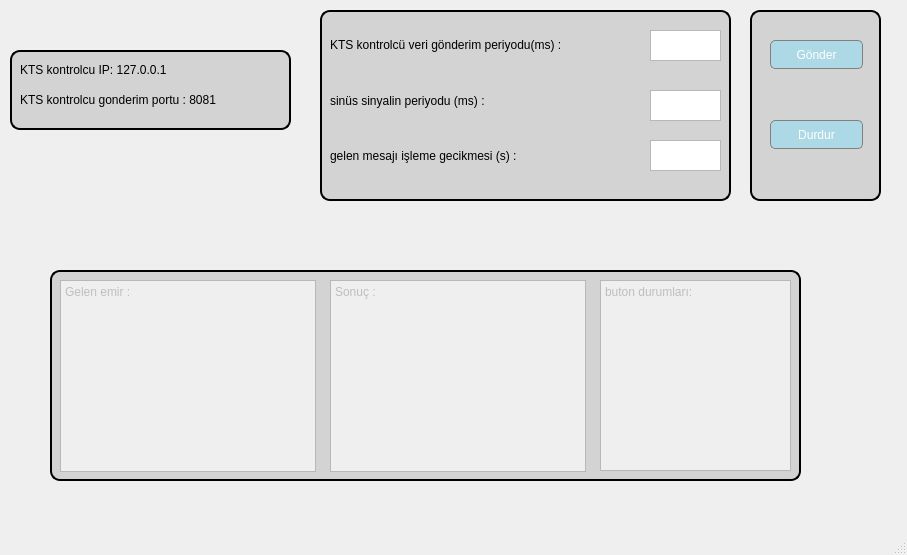
<?xml version="1.0" encoding="UTF-8"?>
<ui version="4.0">
 <class>MainWindow</class>
 <widget class="QMainWindow" name="MainWindow">
  <property name="geometry">
   <rect>
    <x>0</x>
    <y>0</y>
    <width>907</width>
    <height>555</height>
   </rect>
  </property>
  <property name="windowTitle">
   <string>MainWindow</string>
  </property>
  <widget class="QWidget" name="centralwidget">
   <widget class="QGroupBox" name="groupBox">
    <property name="enabled">
     <bool>true</bool>
    </property>
    <property name="geometry">
     <rect>
      <x>10</x>
      <y>50</y>
      <width>281</width>
      <height>80</height>
     </rect>
    </property>
    <property name="styleSheet">
     <string notr="true">QGroupBox { 
    background-color: lightgray; 
    border: 2px solid black; 
    border-radius: 10px; 
}
QGroupBox::title { 
    color: darkblue; 
    font-size: 14px; 
    font-weight: bold; 
}
</string>
    </property>
    <property name="title">
     <string/>
    </property>
    <widget class="QLabel" name="label">
     <property name="geometry">
      <rect>
       <x>10</x>
       <y>10</y>
       <width>231</width>
       <height>20</height>
      </rect>
     </property>
     <property name="text">
      <string>KTS kontrolcu IP: 127.0.0.1</string>
     </property>
    </widget>
    <widget class="QLabel" name="label_2">
     <property name="geometry">
      <rect>
       <x>10</x>
       <y>40</y>
       <width>261</width>
       <height>20</height>
      </rect>
     </property>
     <property name="text">
      <string>KTS kontrolcu gonderim portu : 8081</string>
     </property>
    </widget>
   </widget>
   <widget class="QGroupBox" name="groupBox_2">
    <property name="geometry">
     <rect>
      <x>320</x>
      <y>10</y>
      <width>411</width>
      <height>191</height>
     </rect>
    </property>
    <property name="styleSheet">
     <string notr="true">QGroupBox { 
    background-color: lightgray; 
    border: 2px solid black; 
    border-radius: 10px; 
}
QGroupBox::title { 
    color: darkblue; 
    font-size: 14px; 
    font-weight: bold; 
}
</string>
    </property>
    <property name="title">
     <string/>
    </property>
    <widget class="QTextEdit" name="textEdit3">
     <property name="geometry">
      <rect>
       <x>330</x>
       <y>130</y>
       <width>71</width>
       <height>31</height>
      </rect>
     </property>
     <property name="html">
      <string>&lt;!DOCTYPE HTML PUBLIC &quot;-//W3C//DTD HTML 4.0//EN&quot; &quot;http://www.w3.org/TR/REC-html40/strict.dtd&quot;&gt;
&lt;html&gt;&lt;head&gt;&lt;meta name=&quot;qrichtext&quot; content=&quot;1&quot; /&gt;&lt;meta charset=&quot;utf-8&quot; /&gt;&lt;style type=&quot;text/css&quot;&gt;
p, li { white-space: pre-wrap; }
hr { height: 1px; border-width: 0; }
li.unchecked::marker { content: &quot;\2610&quot;; }
li.checked::marker { content: &quot;\2612&quot;; }
&lt;/style&gt;&lt;/head&gt;&lt;body style=&quot; font-family:'Segoe UI'; font-size:9pt; font-weight:400; font-style:normal;&quot;&gt;
&lt;p style=&quot;-qt-paragraph-type:empty; margin-top:0px; margin-bottom:0px; margin-left:0px; margin-right:0px; -qt-block-indent:0; text-indent:0px;&quot;&gt;&lt;br /&gt;&lt;/p&gt;&lt;/body&gt;&lt;/html&gt;</string>
     </property>
    </widget>
    <widget class="QTextEdit" name="textEdit2">
     <property name="geometry">
      <rect>
       <x>330</x>
       <y>80</y>
       <width>71</width>
       <height>31</height>
      </rect>
     </property>
     <property name="html">
      <string>&lt;!DOCTYPE HTML PUBLIC &quot;-//W3C//DTD HTML 4.0//EN&quot; &quot;http://www.w3.org/TR/REC-html40/strict.dtd&quot;&gt;
&lt;html&gt;&lt;head&gt;&lt;meta name=&quot;qrichtext&quot; content=&quot;1&quot; /&gt;&lt;meta charset=&quot;utf-8&quot; /&gt;&lt;style type=&quot;text/css&quot;&gt;
p, li { white-space: pre-wrap; }
hr { height: 1px; border-width: 0; }
li.unchecked::marker { content: &quot;\2610&quot;; }
li.checked::marker { content: &quot;\2612&quot;; }
&lt;/style&gt;&lt;/head&gt;&lt;body style=&quot; font-family:'Segoe UI'; font-size:9pt; font-weight:400; font-style:normal;&quot;&gt;
&lt;p style=&quot;-qt-paragraph-type:empty; margin-top:0px; margin-bottom:0px; margin-left:0px; margin-right:0px; -qt-block-indent:0; text-indent:0px;&quot;&gt;&lt;br /&gt;&lt;/p&gt;&lt;/body&gt;&lt;/html&gt;</string>
     </property>
    </widget>
    <widget class="QTextEdit" name="textEdit1">
     <property name="geometry">
      <rect>
       <x>330</x>
       <y>20</y>
       <width>71</width>
       <height>31</height>
      </rect>
     </property>
     <property name="html">
      <string>&lt;!DOCTYPE HTML PUBLIC &quot;-//W3C//DTD HTML 4.0//EN&quot; &quot;http://www.w3.org/TR/REC-html40/strict.dtd&quot;&gt;
&lt;html&gt;&lt;head&gt;&lt;meta name=&quot;qrichtext&quot; content=&quot;1&quot; /&gt;&lt;meta charset=&quot;utf-8&quot; /&gt;&lt;style type=&quot;text/css&quot;&gt;
p, li { white-space: pre-wrap; }
hr { height: 1px; border-width: 0; }
li.unchecked::marker { content: &quot;\2610&quot;; }
li.checked::marker { content: &quot;\2612&quot;; }
&lt;/style&gt;&lt;/head&gt;&lt;body style=&quot; font-family:'Segoe UI'; font-size:9pt; font-weight:400; font-style:normal;&quot;&gt;
&lt;p style=&quot;-qt-paragraph-type:empty; margin-top:0px; margin-bottom:0px; margin-left:0px; margin-right:0px; -qt-block-indent:0; text-indent:0px;&quot;&gt;&lt;br /&gt;&lt;/p&gt;&lt;/body&gt;&lt;/html&gt;</string>
     </property>
    </widget>
    <widget class="QWidget" name="verticalLayoutWidget">
     <property name="geometry">
      <rect>
       <x>10</x>
       <y>10</y>
       <width>302</width>
       <height>161</height>
      </rect>
     </property>
     <layout class="QVBoxLayout" name="verticalLayout">
      <item>
       <widget class="QLabel" name="label_3">
        <property name="text">
         <string>KTS kontrolcü veri gönderim periyodu(ms) : </string>
        </property>
       </widget>
      </item>
      <item>
       <widget class="QLabel" name="label_4">
        <property name="text">
         <string>sinüs sinyalin periyodu (ms) :</string>
        </property>
       </widget>
      </item>
      <item>
       <widget class="QLabel" name="label_5">
        <property name="text">
         <string>gelen mesajı işleme gecikmesi (s) :</string>
        </property>
       </widget>
      </item>
     </layout>
    </widget>
   </widget>
   <widget class="QGroupBox" name="groupBox_3">
    <property name="geometry">
     <rect>
      <x>750</x>
      <y>10</y>
      <width>131</width>
      <height>191</height>
     </rect>
    </property>
    <property name="styleSheet">
     <string notr="true">QGroupBox { 
    background-color: lightgray; 
    border: 2px solid black; 
    border-radius: 10px; 
}
QGroupBox::title { 
    color: darkblue; 
    font-size: 14px; 
    font-weight: bold; 
}
</string>
    </property>
    <property name="title">
     <string/>
    </property>
    <widget class="QPushButton" name="pushButton1">
     <property name="geometry">
      <rect>
       <x>20</x>
       <y>30</y>
       <width>93</width>
       <height>29</height>
      </rect>
     </property>
     <property name="styleSheet">
      <string notr="true">QPushButton {
    background-color: lightblue;
    color: white;
    border: 1px solid gray;
    border-radius: 5px;
}
</string>
     </property>
     <property name="text">
      <string>Gönder</string>
     </property>
    </widget>
    <widget class="QPushButton" name="pushButton2">
     <property name="geometry">
      <rect>
       <x>20</x>
       <y>110</y>
       <width>93</width>
       <height>29</height>
      </rect>
     </property>
     <property name="styleSheet">
      <string notr="true">QPushButton {
    background-color: lightblue;
    color: white;
    border: 1px solid gray;
    border-radius: 5px;
}
</string>
     </property>
     <property name="text">
      <string>Durdur</string>
     </property>
    </widget>
   </widget>
   <widget class="QGroupBox" name="groupBox_4">
    <property name="geometry">
     <rect>
      <x>50</x>
      <y>270</y>
      <width>751</width>
      <height>211</height>
     </rect>
    </property>
    <property name="styleSheet">
     <string notr="true">QGroupBox { 
    background-color: lightgray; 
    border: 2px solid black; 
    border-radius: 10px; 
}
QGroupBox::title { 
    color: darkblue; 
    font-size: 14px; 
    font-weight: bold; 
}
</string>
    </property>
    <property name="title">
     <string/>
    </property>
    <widget class="QTextBrowser" name="textBrowser2">
     <property name="enabled">
      <bool>false</bool>
     </property>
     <property name="geometry">
      <rect>
       <x>10</x>
       <y>10</y>
       <width>256</width>
       <height>192</height>
      </rect>
     </property>
     <property name="html">
      <string>&lt;!DOCTYPE HTML PUBLIC &quot;-//W3C//DTD HTML 4.0//EN&quot; &quot;http://www.w3.org/TR/REC-html40/strict.dtd&quot;&gt;
&lt;html&gt;&lt;head&gt;&lt;meta name=&quot;qrichtext&quot; content=&quot;1&quot; /&gt;&lt;meta charset=&quot;utf-8&quot; /&gt;&lt;style type=&quot;text/css&quot;&gt;
p, li { white-space: pre-wrap; }
hr { height: 1px; border-width: 0; }
li.unchecked::marker { content: &quot;\2610&quot;; }
li.checked::marker { content: &quot;\2612&quot;; }
&lt;/style&gt;&lt;/head&gt;&lt;body style=&quot; font-family:'Segoe UI'; font-size:9pt; font-weight:400; font-style:normal;&quot;&gt;
&lt;p style=&quot; margin-top:0px; margin-bottom:0px; margin-left:0px; margin-right:0px; -qt-block-indent:0; text-indent:0px;&quot;&gt;Gelen emir :&lt;/p&gt;&lt;/body&gt;&lt;/html&gt;</string>
     </property>
    </widget>
    <widget class="QTextBrowser" name="textBrowser3">
     <property name="enabled">
      <bool>false</bool>
     </property>
     <property name="geometry">
      <rect>
       <x>280</x>
       <y>10</y>
       <width>256</width>
       <height>192</height>
      </rect>
     </property>
     <property name="html">
      <string>&lt;!DOCTYPE HTML PUBLIC &quot;-//W3C//DTD HTML 4.0//EN&quot; &quot;http://www.w3.org/TR/REC-html40/strict.dtd&quot;&gt;
&lt;html&gt;&lt;head&gt;&lt;meta name=&quot;qrichtext&quot; content=&quot;1&quot; /&gt;&lt;meta charset=&quot;utf-8&quot; /&gt;&lt;style type=&quot;text/css&quot;&gt;
p, li { white-space: pre-wrap; }
hr { height: 1px; border-width: 0; }
li.unchecked::marker { content: &quot;\2610&quot;; }
li.checked::marker { content: &quot;\2612&quot;; }
&lt;/style&gt;&lt;/head&gt;&lt;body style=&quot; font-family:'Segoe UI'; font-size:9pt; font-weight:400; font-style:normal;&quot;&gt;
&lt;p style=&quot; margin-top:0px; margin-bottom:0px; margin-left:0px; margin-right:0px; -qt-block-indent:0; text-indent:0px;&quot;&gt;Sonuç : &lt;/p&gt;
&lt;p style=&quot;-qt-paragraph-type:empty; margin-top:0px; margin-bottom:0px; margin-left:0px; margin-right:0px; -qt-block-indent:0; text-indent:0px;&quot;&gt;&lt;br /&gt;&lt;/p&gt;&lt;/body&gt;&lt;/html&gt;</string>
     </property>
    </widget>
    <widget class="QTextBrowser" name="textBrowser4">
     <property name="enabled">
      <bool>false</bool>
     </property>
     <property name="geometry">
      <rect>
       <x>550</x>
       <y>10</y>
       <width>191</width>
       <height>191</height>
      </rect>
     </property>
     <property name="html">
      <string>&lt;!DOCTYPE HTML PUBLIC &quot;-//W3C//DTD HTML 4.0//EN&quot; &quot;http://www.w3.org/TR/REC-html40/strict.dtd&quot;&gt;
&lt;html&gt;&lt;head&gt;&lt;meta name=&quot;qrichtext&quot; content=&quot;1&quot; /&gt;&lt;meta charset=&quot;utf-8&quot; /&gt;&lt;style type=&quot;text/css&quot;&gt;
p, li { white-space: pre-wrap; }
hr { height: 1px; border-width: 0; }
li.unchecked::marker { content: &quot;\2610&quot;; }
li.checked::marker { content: &quot;\2612&quot;; }
&lt;/style&gt;&lt;/head&gt;&lt;body style=&quot; font-family:'Segoe UI'; font-size:9pt; font-weight:400; font-style:normal;&quot;&gt;
&lt;p style=&quot; margin-top:0px; margin-bottom:0px; margin-left:0px; margin-right:0px; -qt-block-indent:0; text-indent:0px;&quot;&gt;buton durumları:&lt;/p&gt;&lt;/body&gt;&lt;/html&gt;</string>
     </property>
    </widget>
   </widget>
  </widget>
  <widget class="QMenuBar" name="menubar">
   <property name="geometry">
    <rect>
     <x>0</x>
     <y>0</y>
     <width>907</width>
     <height>26</height>
    </rect>
   </property>
  </widget>
  <widget class="QStatusBar" name="statusbar"/>
 </widget>
 <resources/>
 <connections/>
</ui>
